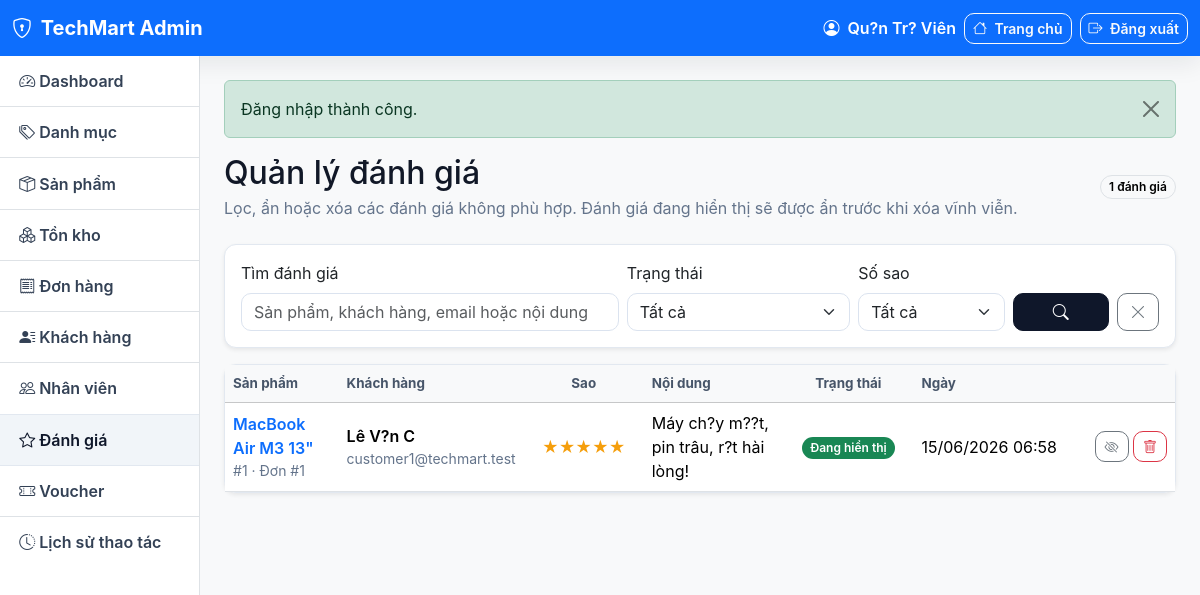
/admin/reviews (signed in), run on the app's committed database.
### tables this page shows
CREATE TABLE reviews (
    id         INT UNSIGNED AUTO_INCREMENT PRIMARY KEY,
    product_id INT UNSIGNED NOT NULL,
    user_id    INT UNSIGNED NOT NULL,
    order_id   INT UNSIGNED NOT NULL,
    rating     TINYINT UNSIGNED NOT NULL CHECK (rating BETWEEN 1 AND 5),
    comment    TEXT,
    status     ENUM('visible', 'hidden') NOT NULL DEFAULT 'visible',
    created_at TIMESTAMP DEFAULT CURRENT_TIMESTAMP,
    FOREIGN KEY (product_id) REFERENCES products(id) ON DELETE CASCADE,
    FOREIGN KEY (user_id)    REFERENCES users(id),
    FOREIGN KEY (order_id)   REFERENCES orders(id),
    UNIQUE KEY unique_user_product_order (user_id, product_id, order_id),
    INDEX idx_product_status (product_id, status)
);

CREATE TABLE products (
    id              INT UNSIGNED AUTO_INCREMENT PRIMARY KEY,
    category_id     INT UNSIGNED NOT NULL,
    name            VARCHAR(200) NOT NULL,
    slug            VARCHAR(220) NOT NULL,
    description     TEXT,
    price           DECIMAL(12, 2) NOT NULL DEFAULT 0,
    stock_quantity  INT NOT NULL DEFAULT 0,
    image_url       VARCHAR(500) DEFAULT NULL,
    status          ENUM('active', 'inactive') NOT NULL DEFAULT 'active',
    created_at      TIMESTAMP DEFAULT CURRENT_TIMESTAMP,
    updated_at      TIMESTAMP DEFAULT CURRENT_TIMESTAMP ON UPDATE CURRENT_TIMESTAMP,
    FOREIGN KEY (category_id) REFERENCES categories(id),
    INDEX idx_status_created (status, created_at),
    FULLTEXT idx_search (name, description)
);

CREATE TABLE users (
    id            INT UNSIGNED AUTO_INCREMENT PRIMARY KEY,
    username      VARCHAR(100) NOT NULL UNIQUE,
    email         VARCHAR(150) NOT NULL UNIQUE,
    password_hash VARCHAR(255) NOT NULL,
    full_name     VARCHAR(100) NOT NULL,
    phone         VARCHAR(20)  DEFAULT '',
    address       TEXT,
    role          ENUM('customer', 'staff', 'admin') NOT NULL DEFAULT 'customer',
    status        ENUM('active', 'locked')           NOT NULL DEFAULT 'active',
    email_verified_at TIMESTAMP NULL DEFAULT NULL,
    email_verification_token VARCHAR(64) DEFAULT NULL,
    email_verification_sent_at TIMESTAMP NULL DEFAULT NULL,
    password_reset_token VARCHAR(64) DEFAULT NULL,
    password_reset_expires_at TIMESTAMP NULL DEFAULT NULL,
    password_reset_sent_at TIMESTAMP NULL DEFAULT NULL,
    created_at    TIMESTAMP DEFAULT CURRENT_TIMESTAMP,
    updated_at    TIMESTAMP DEFAULT CURRENT_TIMESTAMP ON UPDATE CURRENT_TIMESTAMP,
    INDEX idx_role_status (role, status),
    INDEX idx_email_verification_token (email_verification_token),
    INDEX idx_password_reset_token (password_reset_token)
);

### app/Core/View.php (called while the page is built, shortened)
<?php
final class View
{
    public static function render(string $view, array $data = [], ?string $layout = 'customer'): void
    {
        $viewsPath = App::$config['paths']['views'];
        $viewFile  = $viewsPath . '/' . $view . '.php';
        extract($data, EXTR_SKIP);
        require $viewFile;
    }
}

### app/Core/Controller.php (called while the page is built, shortened)
<?php
abstract class Controller
{
    protected function view(string $view, array $data = [], ?string $layout = 'customer'): void
    {
        View::render($view, $data, $layout);
    }
}

### app/Controllers/Admin/ReviewController.php (called while the page is built, shortened)
<?php
final class ReviewController extends Controller
{
    public function index(): void
    {
        $page = isset($_GET['page']) ? (int)$_GET['page'] : 1;
        $status = $_GET['status'] ?? null;
        $rating = isset($_GET['rating']) && $_GET['rating'] !== '' ? (int)$_GET['rating'] : null;
        $keyword = trim((string)($_GET['q'] ?? ''));
        $this->view('admin/reviews/index', [
            'title' => 'Quản lý đánh giá',
            'result' => (new Review())->paginateWithDetails(
                $page,
                10,
                $status,
                $rating,
                $keyword !== '' ? $keyword : null
            ),
            'filters' => [
                'q' => $keyword,
                'status' => $status ?? '',
                'rating' => $rating !== null ? (string)$rating : '',
            ],
            'statuses' => self::STATUSES,
        ], 'admin');
    }
}

### app/Core/App.php (called while the page is built, shortened)
<?php
final class App
{
    public static Router $router;
    public static function run(): void
    {
        self::dispatch();
    }
    private static function registerAutoloader(): void
    {
        require_once __DIR__ . '/helpers.php';
    }
    private static function dispatch(): void
    {
        self::$router = new Router();
        self::$router->dispatch();
    }
}

### public/index.php (called while the page is built, shortened)
<?php
require dirname(__DIR__) . '/app/Core/App.php';
App\Core\App::run();

### app/Core/helpers.php (called while the page is built, shortened)
<?php
if (!function_exists('e')) {
    function e(mixed $value): string
    {
        return htmlspecialchars((string)($value ?? ''), ENT_QUOTES | ENT_SUBSTITUTE, 'UTF-8');
    }
}
if (!function_exists('url')) {
    function url(string $path = ''): string
    {
        $base = App::$config['app']['url'] ?? '';
        return rtrim($base, '/') . '/' . ltrim($path, '/');
    }
}

### app/Core/Database.php (called while the page is built, shortened)
<?php
final class Database
{
    private static ?PDO $instance = null;
    public static function pdo(): PDO
    {
        if (self::$instance !== null) {
            return self::$instance;
        }
        $cfg = App::$config['db'];
        $dsn = sprintf(
            'mysql:host=%s;port=%d;dbname=%s;charset=%s',
            $cfg['host'], $cfg['port'], $cfg['name'], $cfg['charset']
        );
        try {
            self::$instance = new PDO($dsn, $cfg['user'], $cfg['pass'], [
                PDO::ATTR_ERRMODE            => PDO::ERRMODE_EXCEPTION,
                PDO::ATTR_DEFAULT_FETCH_MODE => PDO::FETCH_ASSOC,
                PDO::ATTR_EMULATE_PREPARES   => false,
                PDO::MYSQL_ATTR_INIT_COMMAND => "SET NAMES {$cfg['charset']} COLLATE utf8mb4_unicode_ci",
            ]);
        } catch (PDOException $e) {
            $debug = App::$config['app']['debug'] ?? false;
            $msg = $debug ? $e->getMessage() : 'Database connection error';
            throw new \RuntimeException($msg, (int)$e->getCode());
        }
        return self::$instance;
    }
}

### app/Core/Model.php (called while the page is built, shortened)
<?php
abstract class Model
{
    protected function db(): PDO
    {
        return Database::pdo();
    }
}

### app/Models/Review.php (called while the page is built, shortened)
<?php
final class Review extends Model
{
    public function paginateWithDetails(
        int $page = 1,
        int $perPage = 10,
        ?string $status = null,
        ?int $rating = null,
        ?string $keyword = null
    ): array {
        $page = max(1, $page);
        $offset = ($page - 1) * $perPage;
        $where = [];
        $params = [];
        $whereSql = $where ? 'WHERE ' . implode(' AND ', $where) : '';
        $countStmt = $this->db()->prepare("
            SELECT COUNT(*)
            FROM reviews r
            JOIN products p ON r.product_id = p.id
            JOIN users u ON r.user_id = u.id
            $whereSql
        ");
        $countStmt->execute($params);
        $total = (int)$countStmt->fetchColumn();
        $stmt = $this->db()->prepare("
            SELECT r.*, p.name AS product_name, u.full_name AS customer_name, u.email AS customer_email
            FROM reviews r
            JOIN products p ON r.product_id = p.id
            JOIN users u ON r.user_id = u.id
            $whereSql
            ORDER BY r.created_at DESC, r.id DESC
            LIMIT $perPage OFFSET $offset
        ");
        $stmt->execute($params);
        return [
            'rows' => $stmt->fetchAll(),
            'total' => $total,
            'page' => $page,
            'perPage' => $perPage,
            'lastPage' => (int)ceil($total / $perPage),
        ];
    }
}

### app/Views/admin/reviews/index.php (the view, shortened to what this page needs)
<?php
$filters = $filters ?? ['q' => '', 'status' => '', 'rating' => ''];
$statusLabels = [
    'visible' => 'Đang hiển thị',
    'hidden' => 'Đã ẩn',
];
$statusBadges = [
    'visible' => 'bg-success',
    'hidden' => 'bg-secondary',
];
?>
<div class="d-flex flex-wrap justify-content-between align-items-center gap-3 mb-4">
    <div>
        <h2 class="mb-1">Quản lý đánh giá</h2>
        <div class="text-muted">Lọc, ẩn hoặc xóa các đánh giá không phù hợp. Đánh giá đang hiển thị sẽ được ẩn trước khi xóa vĩnh viễn.</div>
    </div>
    <span class="badge text-bg-light border"><?= number_format((int)$result['total']) ?> đánh giá</span>
</div>
<div class="card shadow-sm mb-3">
    <div class="card-body">
        <form class="row g-2 align-items-end" method="get" action="<?= url('/admin/reviews') ?>">
            <div class="col-md-5">
                <label class="form-label">Tìm đánh giá</label>
                <input type="search" name="q" class="form-control" value="<?= e($filters['q']) ?>" placeholder="Sản phẩm, khách hàng, email hoặc nội dung">
            </div>
            <div class="col-md-3">
                <label class="form-label">Trạng thái</label>
                <select name="status" class="form-select">
                    <option value="">Tất cả</option>
                </select>
            </div>
            <div class="col-md-2">
                <label class="form-label">Số sao</label>
                <select name="rating" class="form-select">
                    <option value="">Tất cả</option>
                </select>
            </div>
            <div class="col-md-2 d-flex gap-2">
                <button class="btn btn-primary flex-fill" type="submit"><i class="bi bi-search"></i></button>
                <a class="btn btn-outline-secondary" href="<?= url('/admin/reviews') ?>"><i class="bi bi-x-lg"></i></a>
            </div>
        </form>
    </div>
</div>
<div class="card shadow-sm">
    <div class="card-body p-0">
        <table class="table table-hover mb-0 align-middle admin-reviews-table">
            <thead class="table-light">
                <tr>
                    <th>Sản phẩm</th>
                    <th>Khách hàng</th>
                    <th class="text-center" style="width:120px">Sao</th>
                    <th>Nội dung</th>
                    <th class="text-center" style="width:130px">Trạng thái</th>
                    <th style="width:150px">Ngày</th>
                    <th style="width:110px"></th>
                </tr>
            </thead>
            <tbody>
                <?php if (empty($result['rows'])): ?>
                    <tr><td colspan="7" class="text-center py-4 text-muted">Chưa có đánh giá phù hợp.</td></tr>
                <?php else: ?>
                    <?php foreach ($result['rows'] as $review): ?>
                        <tr>
                            <td>
                                <a href="<?= url('/products/' . $review['product_id']) ?>"
                                   class="fw-semibold text-decoration-none" target="_blank">
                                    <?= e($review['product_name']) ?>
                                </a>
                                <div class="text-muted small">#<?= e($review['id']) ?> · Đơn #<?= e($review['order_id']) ?></div>
                            </td>
                            <td>
                                <div class="fw-semibold"><?= e($review['customer_name']) ?></div>
                                <div class="small text-muted"><?= e($review['customer_email']) ?></div>
                            </td>
                            <td class="text-center">
                                <span class="review-stars"><?= str_repeat('★', (int)$review['rating']) ?></span>
                            </td>
                            <td class="review-comment">
                                <?= nl2br(e($review['comment'] ?: 'Không có nội dung.')) ?>
                            </td>
                            <td class="text-center">
                                <span class="badge <?= e($statusBadges[$review['status']] ?? 'bg-secondary') ?>">
                                    <?= e($statusLabels[$review['status']] ?? $review['status']) ?>
                                </span>
                            </td>
                            <td><?= e(date('d/m/Y H:i', strtotime((string)$review['created_at']))) ?></td>
                            <td class="text-end">
                                <?php if ($review['status'] === 'visible'): ?>
                                    <form action="<?= url('/admin/reviews/' . $review['id'] . '/hide') ?>"
                                          method="post" class="d-inline">
                                        <button class="btn btn-sm btn-outline-secondary" title="Ẩn">
                                            <i class="bi bi-eye-slash"></i>
                                        </button>
                                    </form>
                                <?php endif; ?>
                                <form action="<?= url('/admin/reviews/' . $review['id'] . '/delete') ?>"
                                      method="post" class="d-inline"
                                      data-confirm="<?= $review['status'] === 'visible' ? 'Đánh giá đang hiển thị sẽ được ẩn trước thay vì xóa. Tiếp tục?' : 'Xóa vĩnh viễn đánh giá đã ẩn này?' ?>">
                                    <button class="btn btn-sm btn-outline-danger" title="<?= $review['status'] === 'visible' ? 'Ẩn trước khi xóa' : 'Xóa vĩnh viễn' ?>">
                                        <i class="bi bi-trash"></i>
                                    </button>
                                </form>
                            </td>
                        </tr>
                    <?php endforeach; ?>
                <?php endif; ?>
            </tbody>
        </table>
    </div>
</div>

### app/Core/Router.php (shortened to what this page needs)
<?php
final class Router
{
    private array $routes = [];
    private function add(string $method, string $path, array $handler, ?string $middleware): void
    {
        $pattern = preg_replace('#\{([a-z_][a-z0-9_]*)\}#i', '(?P<$1>[^/]+)', $path);
        $pattern = '#^' . $pattern . '$#';
        $this->routes[] = [
            'method'     => $method,
            'pattern'    => $pattern,
            'handler'    => $handler,
            'middleware' => $middleware,
        ];
    }
    public function dispatch(): void
    {
        $method = $_SERVER['REQUEST_METHOD'] ?? 'GET';
        $uri    = parse_url($_SERVER['REQUEST_URI'] ?? '/', PHP_URL_PATH) ?? '/';
        $base = $this->detectBasePath();
if ($base !== '' && $base !== '/' && str_starts_with($uri, $base)) {
    $uri = substr($uri, strlen($base));
}
$uri = '/' . ltrim($uri, '/');
        foreach ($this->routes as $route) {
            if ($route['method'] !== $method) {
                continue;
            }
            if (!preg_match($route['pattern'], $uri, $matches)) {
                continue;
            }
            $params = array_filter(
                $matches,
                static fn($k) => !is_int($k),
                ARRAY_FILTER_USE_KEY
            );
            [$class, $method2] = $route['handler'];
            $controller = new $class();
            call_user_func_array([$controller, $method2], array_values($params));
            return;
        }
    }
    private function detectBasePath(): string
    {
        $script = $_SERVER['SCRIPT_NAME'] ?? '';
        $dir = str_replace('\\', '/', dirname($script));
        $dir = preg_replace('#/public$#', '', $dir);
        return rtrim($dir, '/');
    }
}

### data on the page
reviews: product.name "MacBook Air M3 13\"", id "1", order "1", user.full_name "Lê V?n C", user.email "customer1@techmart.test", rating "★★★★★", comment "Máy ch?y m??t, pin trâu, r?t hài lòng!", status "Đang hiển thị", created_at "15/06/2026 06:58"

### other printed values
$label "Dashboard"
$label "Danh mục"
$label "Sản phẩm"
$label "Tồn kho"
$label "Đơn hàng"
$label "Khách hàng"
$label "Nhân viên"
$label "Đánh giá"
$label "Voucher"
$label "Lịch sử thao tác"
$msg "Đăng nhập thành công."
